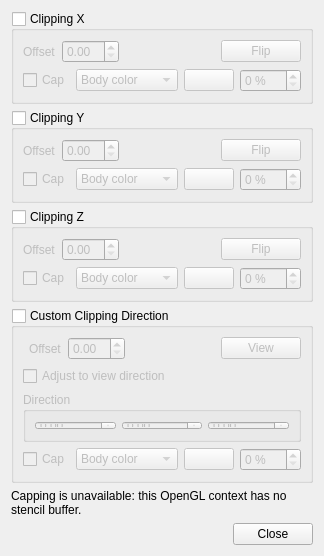
<?xml version="1.0" encoding="UTF-8"?>
<ui version="4.0">
 <class>Gui::Dialog::Clipping</class>
 <widget class="QDialog" name="Gui::Dialog::Clipping">
  <property name="geometry">
   <rect>
    <x>0</x>
    <y>0</y>
    <width>304</width>
    <height>430</height>
   </rect>
  </property>
  <property name="windowTitle">
   <string>Clipping</string>
  </property>
  <layout class="QGridLayout" name="gridLayout_5">
   <item row="0" column="0">
    <widget class="QGroupBox" name="groupBoxX">
     <property name="title">
      <string>Clipping X</string>
     </property>
     <property name="checkable">
      <bool>true</bool>
     </property>
     <property name="checked">
      <bool>false</bool>
     </property>
     <layout class="QGridLayout" name="gridLayout">
      <item row="0" column="0">
       <widget class="QLabel" name="label">
        <property name="text">
         <string>Offset</string>
        </property>
       </widget>
      </item>
     <item row="0" column="1">
       <widget class="QDoubleSpinBox" name="clipX"/>
      </item>
      <item row="0" column="2">
       <spacer name="horizontalSpacer_2">
        <property name="orientation">
         <enum>Qt::Horizontal</enum>
        </property>
        <property name="sizeHint" stdset="0">
         <size>
          <width>40</width>
          <height>20</height>
         </size>
        </property>
       </spacer>
      </item>
      <item row="0" column="3">
       <widget class="QPushButton" name="flipClipX">
        <property name="text">
         <string>Flip</string>
        </property>
       </widget>
      </item>
      <item row="1" column="0" colspan="4">
       <layout class="QHBoxLayout" name="capLayoutX">
        <item>
         <widget class="QCheckBox" name="capX">
          <property name="toolTip">
           <string>Fill the exposed cross-section</string>
          </property>
          <property name="text">
           <string>Cap</string>
          </property>
         </widget>
        </item>
        <item>
         <widget class="QComboBox" name="capModeX">
          <property name="toolTip">
           <string>Where the color of the cut face comes from</string>
          </property>
          <item>
           <property name="text">
            <string>Body color</string>
           </property>
          </item>
          <item>
           <property name="text">
            <string>Custom color</string>
           </property>
          </item>
         </widget>
        </item>
        <item>
         <widget class="Gui::ColorButton" name="capColorX">
          <property name="minimumSize">
           <size>
            <width>50</width>
            <height>20</height>
           </size>
          </property>
          <property name="toolTip">
           <string>Color of the cut face</string>
          </property>
         </widget>
        </item>
        <item>
         <widget class="QSpinBox" name="capTransparencyX">
          <property name="toolTip">
           <string>Transparency of the cut face</string>
          </property>
          <property name="suffix">
           <string> %</string>
          </property>
          <property name="maximum">
           <number>100</number>
          </property>
         </widget>
        </item>
       </layout>
      </item>
      </layout>
    </widget>
   </item>
   <item row="1" column="0">
    <widget class="QGroupBox" name="groupBoxY">
     <property name="title">
      <string>Clipping Y</string>
     </property>
     <property name="checkable">
      <bool>true</bool>
     </property>
     <property name="checked">
      <bool>false</bool>
     </property>
     <layout class="QGridLayout" name="gridLayout_2">
      <item row="0" column="0">
       <widget class="QLabel" name="label_2">
        <property name="text">
         <string>Offset</string>
        </property>
       </widget>
      </item>
     <item row="0" column="1">
       <widget class="QDoubleSpinBox" name="clipY"/>
      </item>
      <item row="0" column="2">
       <spacer name="horizontalSpacer_3">
        <property name="orientation">
         <enum>Qt::Horizontal</enum>
        </property>
        <property name="sizeHint" stdset="0">
         <size>
          <width>40</width>
          <height>20</height>
         </size>
        </property>
       </spacer>
      </item>
      <item row="0" column="3">
       <widget class="QPushButton" name="flipClipY">
        <property name="text">
         <string>Flip</string>
        </property>
       </widget>
      </item>
      <item row="1" column="0" colspan="4">
       <layout class="QHBoxLayout" name="capLayoutY">
        <item>
         <widget class="QCheckBox" name="capY">
          <property name="toolTip">
           <string>Fill the exposed cross-section</string>
          </property>
          <property name="text">
           <string>Cap</string>
          </property>
         </widget>
        </item>
        <item>
         <widget class="QComboBox" name="capModeY">
          <property name="toolTip">
           <string>Where the color of the cut face comes from</string>
          </property>
          <item>
           <property name="text">
            <string>Body color</string>
           </property>
          </item>
          <item>
           <property name="text">
            <string>Custom color</string>
           </property>
          </item>
         </widget>
        </item>
        <item>
         <widget class="Gui::ColorButton" name="capColorY">
          <property name="minimumSize">
           <size>
            <width>50</width>
            <height>20</height>
           </size>
          </property>
          <property name="toolTip">
           <string>Color of the cut face</string>
          </property>
         </widget>
        </item>
        <item>
         <widget class="QSpinBox" name="capTransparencyY">
          <property name="toolTip">
           <string>Transparency of the cut face</string>
          </property>
          <property name="suffix">
           <string> %</string>
          </property>
          <property name="maximum">
           <number>100</number>
          </property>
         </widget>
        </item>
       </layout>
      </item>
      </layout>
    </widget>
   </item>
   <item row="2" column="0">
    <widget class="QGroupBox" name="groupBoxZ">
     <property name="title">
      <string>Clipping Z</string>
     </property>
     <property name="checkable">
      <bool>true</bool>
     </property>
     <property name="checked">
      <bool>false</bool>
     </property>
     <layout class="QGridLayout" name="gridLayout_3">
      <item row="0" column="0">
       <widget class="QLabel" name="label_3">
        <property name="text">
         <string>Offset</string>
        </property>
       </widget>
      </item>
     <item row="0" column="1">
       <widget class="QDoubleSpinBox" name="clipZ"/>
      </item>
      <item row="0" column="2">
       <spacer name="horizontalSpacer_4">
        <property name="orientation">
         <enum>Qt::Horizontal</enum>
        </property>
        <property name="sizeHint" stdset="0">
         <size>
          <width>40</width>
          <height>20</height>
         </size>
        </property>
       </spacer>
      </item>
      <item row="0" column="3">
       <widget class="QPushButton" name="flipClipZ">
        <property name="text">
         <string>Flip</string>
        </property>
       </widget>
      </item>
      <item row="1" column="0" colspan="4">
       <layout class="QHBoxLayout" name="capLayoutZ">
        <item>
         <widget class="QCheckBox" name="capZ">
          <property name="toolTip">
           <string>Fill the exposed cross-section</string>
          </property>
          <property name="text">
           <string>Cap</string>
          </property>
         </widget>
        </item>
        <item>
         <widget class="QComboBox" name="capModeZ">
          <property name="toolTip">
           <string>Where the color of the cut face comes from</string>
          </property>
          <item>
           <property name="text">
            <string>Body color</string>
           </property>
          </item>
          <item>
           <property name="text">
            <string>Custom color</string>
           </property>
          </item>
         </widget>
        </item>
        <item>
         <widget class="Gui::ColorButton" name="capColorZ">
          <property name="minimumSize">
           <size>
            <width>50</width>
            <height>20</height>
           </size>
          </property>
          <property name="toolTip">
           <string>Color of the cut face</string>
          </property>
         </widget>
        </item>
        <item>
         <widget class="QSpinBox" name="capTransparencyZ">
          <property name="toolTip">
           <string>Transparency of the cut face</string>
          </property>
          <property name="suffix">
           <string> %</string>
          </property>
          <property name="maximum">
           <number>100</number>
          </property>
         </widget>
        </item>
       </layout>
      </item>
      </layout>
    </widget>
   </item>
   <item row="3" column="0">
    <widget class="QGroupBox" name="groupBoxView">
     <property name="title">
      <string>Custom Clipping Direction</string>
     </property>
     <property name="checkable">
      <bool>true</bool>
     </property>
     <property name="checked">
      <bool>false</bool>
     </property>
     <layout class="QGridLayout" name="gridLayout_6">
      <item row="0" column="1">
       <widget class="QLabel" name="label_4">
        <property name="text">
         <string>Offset</string>
        </property>
       </widget>
      </item>
      <item row="0" column="2">
       <widget class="QDoubleSpinBox" name="clipView"/>
      </item>
     <item row="0" column="3">
       <spacer name="horizontalSpacer">
        <property name="orientation">
         <enum>Qt::Horizontal</enum>
        </property>
        <property name="sizeHint" stdset="0">
         <size>
          <width>84</width>
          <height>20</height>
         </size>
        </property>
       </spacer>
      </item>
      <item row="0" column="4">
       <widget class="QPushButton" name="fromView">
        <property name="text">
         <string>View</string>
        </property>
       </widget>
      </item>
      <item row="1" column="0" colspan="5">
       <widget class="QCheckBox" name="adjustViewdirection">
        <property name="text">
         <string>Adjust to view direction</string>
        </property>
       </widget>
      </item>
      <item row="2" column="0" colspan="5">
       <widget class="QGroupBox" name="groupBox">
        <property name="title">
         <string>Direction</string>
        </property>
        <layout class="QGridLayout" name="gridLayout_4">
         <item row="0" column="0">
          <widget class="QDoubleSpinBox" name="dirX"/>
         </item>
         <item row="0" column="1">
          <widget class="QDoubleSpinBox" name="dirY"/>
         </item>
         <item row="0" column="2">
          <widget class="QDoubleSpinBox" name="dirZ"/>
         </item>
        </layout>
       </widget>
      </item>
      <item row="3" column="0" colspan="5">
       <layout class="QHBoxLayout" name="capLayoutView">
        <item>
         <widget class="QCheckBox" name="capView">
          <property name="toolTip">
           <string>Fill the exposed cross-section</string>
          </property>
          <property name="text">
           <string>Cap</string>
          </property>
         </widget>
        </item>
        <item>
         <widget class="QComboBox" name="capModeView">
          <property name="toolTip">
           <string>Where the color of the cut face comes from</string>
          </property>
          <item>
           <property name="text">
            <string>Body color</string>
           </property>
          </item>
          <item>
           <property name="text">
            <string>Custom color</string>
           </property>
          </item>
         </widget>
        </item>
        <item>
         <widget class="Gui::ColorButton" name="capColorView">
          <property name="minimumSize">
           <size>
            <width>50</width>
            <height>20</height>
           </size>
          </property>
          <property name="toolTip">
           <string>Color of the cut face</string>
          </property>
         </widget>
        </item>
        <item>
         <widget class="QSpinBox" name="capTransparencyView">
          <property name="toolTip">
           <string>Transparency of the cut face</string>
          </property>
          <property name="suffix">
           <string> %</string>
          </property>
          <property name="maximum">
           <number>100</number>
          </property>
         </widget>
        </item>
       </layout>
      </item>
      </layout>
    </widget>
   </item>
   <item row="4" column="0">
    <widget class="QLabel" name="stencilWarning">
     <property name="visible">
      <bool>false</bool>
     </property>
     <property name="text">
      <string>Capping is unavailable: this OpenGL context has no stencil buffer.</string>
     </property>
     <property name="wordWrap">
      <bool>true</bool>
     </property>
    </widget>
   </item>
   <item row="5" column="0">
    <widget class="QDialogButtonBox" name="buttonBox">
     <property name="orientation">
      <enum>Qt::Horizontal</enum>
     </property>
     <property name="standardButtons">
      <set>QDialogButtonBox::Close</set>
     </property>
    </widget>
   </item>
  </layout>
 </widget>
 <customwidgets>
  <customwidget>
   <class>Gui::ColorButton</class>
   <extends>QPushButton</extends>
   <header>Gui/Widgets.h</header>
  </customwidget>
 </customwidgets>
 <tabstops>
  <tabstop>groupBoxX</tabstop>
  <tabstop>clipX</tabstop>
  <tabstop>flipClipX</tabstop>
  <tabstop>capX</tabstop>
  <tabstop>capModeX</tabstop>
  <tabstop>capColorX</tabstop>
  <tabstop>capTransparencyX</tabstop>
  <tabstop>groupBoxY</tabstop>
  <tabstop>clipY</tabstop>
  <tabstop>flipClipY</tabstop>
  <tabstop>capY</tabstop>
  <tabstop>capModeY</tabstop>
  <tabstop>capColorY</tabstop>
  <tabstop>capTransparencyY</tabstop>
  <tabstop>groupBoxZ</tabstop>
  <tabstop>clipZ</tabstop>
  <tabstop>flipClipZ</tabstop>
  <tabstop>capZ</tabstop>
  <tabstop>capModeZ</tabstop>
  <tabstop>capColorZ</tabstop>
  <tabstop>capTransparencyZ</tabstop>
  <tabstop>groupBoxView</tabstop>
  <tabstop>clipView</tabstop>
  <tabstop>fromView</tabstop>
  <tabstop>adjustViewdirection</tabstop>
  <tabstop>dirX</tabstop>
  <tabstop>dirY</tabstop>
  <tabstop>dirZ</tabstop>
  <tabstop>capView</tabstop>
  <tabstop>capModeView</tabstop>
  <tabstop>capColorView</tabstop>
  <tabstop>capTransparencyView</tabstop>
 </tabstops>
 <resources/>
 <connections>
  <connection>
   <sender>buttonBox</sender>
   <signal>rejected()</signal>
   <receiver>Gui::Dialog::Clipping</receiver>
   <slot>reject()</slot>
   <hints>
    <hint type="sourcelabel">
     <x>316</x>
     <y>260</y>
    </hint>
    <hint type="destinationlabel">
     <x>286</x>
     <y>274</y>
    </hint>
   </hints>
  </connection>
 </connections>
</ui>
